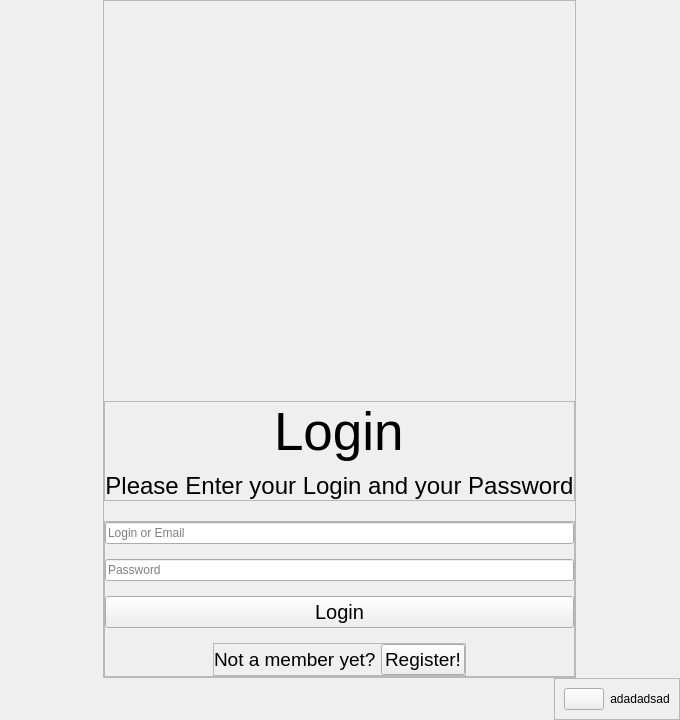
<?xml version="1.0" encoding="UTF-8"?>
<ui version="4.0">
 <class>MainWindow</class>
 <widget class="QMainWindow" name="MainWindow">
  <property name="geometry">
   <rect>
    <x>0</x>
    <y>0</y>
    <width>680</width>
    <height>708</height>
   </rect>
  </property>
  <property name="windowTitle">
   <string>MainWindow</string>
  </property>
  <widget class="QWidget" name="centralwidget">
   <layout class="QVBoxLayout" name="verticalLayout_4">
    <property name="spacing">
     <number>0</number>
    </property>
    <property name="leftMargin">
     <number>0</number>
    </property>
    <property name="topMargin">
     <number>0</number>
    </property>
    <property name="rightMargin">
     <number>0</number>
    </property>
    <property name="bottomMargin">
     <number>0</number>
    </property>
    <item alignment="Qt::AlignHCenter|Qt::AlignTop">
     <widget class="QFrame" name="container">
      <property name="frameShape">
       <enum>QFrame::StyledPanel</enum>
      </property>
      <property name="frameShadow">
       <enum>QFrame::Raised</enum>
      </property>
      <layout class="QVBoxLayout" name="verticalLayout_3">
       <property name="spacing">
        <number>20</number>
       </property>
       <property name="leftMargin">
        <number>0</number>
       </property>
       <property name="topMargin">
        <number>400</number>
       </property>
       <property name="rightMargin">
        <number>0</number>
       </property>
       <property name="bottomMargin">
        <number>0</number>
       </property>
       <item>
        <widget class="QFrame" name="texts">
         <property name="frameShape">
          <enum>QFrame::StyledPanel</enum>
         </property>
         <property name="frameShadow">
          <enum>QFrame::Raised</enum>
         </property>
         <layout class="QVBoxLayout" name="verticalLayout">
          <property name="spacing">
           <number>10</number>
          </property>
          <property name="leftMargin">
           <number>0</number>
          </property>
          <property name="topMargin">
           <number>0</number>
          </property>
          <property name="rightMargin">
           <number>0</number>
          </property>
          <property name="bottomMargin">
           <number>0</number>
          </property>
          <item alignment="Qt::AlignHCenter">
           <widget class="QLabel" name="title">
            <property name="font">
             <font>
              <pointsize>40</pointsize>
             </font>
            </property>
            <property name="text">
             <string>Login</string>
            </property>
           </widget>
          </item>
          <item alignment="Qt::AlignHCenter">
           <widget class="QLabel" name="label_1">
            <property name="font">
             <font>
              <pointsize>18</pointsize>
             </font>
            </property>
            <property name="layoutDirection">
             <enum>Qt::LeftToRight</enum>
            </property>
            <property name="text">
             <string>Please Enter your Login and your Password</string>
            </property>
            <property name="alignment">
             <set>Qt::AlignCenter</set>
            </property>
           </widget>
          </item>
         </layout>
        </widget>
       </item>
       <item>
        <widget class="QFrame" name="frame_3">
         <property name="frameShape">
          <enum>QFrame::StyledPanel</enum>
         </property>
         <property name="frameShadow">
          <enum>QFrame::Raised</enum>
         </property>
         <layout class="QVBoxLayout" name="verticalLayout_2">
          <property name="spacing">
           <number>15</number>
          </property>
          <property name="leftMargin">
           <number>0</number>
          </property>
          <property name="topMargin">
           <number>0</number>
          </property>
          <property name="rightMargin">
           <number>0</number>
          </property>
          <property name="bottomMargin">
           <number>0</number>
          </property>
          <item>
           <widget class="QLineEdit" name="login_edit">
            <property name="inputMask">
             <string/>
            </property>
            <property name="frame">
             <bool>true</bool>
            </property>
            <property name="placeholderText">
             <string>Login or Email</string>
            </property>
           </widget>
          </item>
          <item>
           <widget class="QLineEdit" name="password_edit">
            <property name="echoMode">
             <enum>QLineEdit::Password</enum>
            </property>
            <property name="placeholderText">
             <string>Password</string>
            </property>
           </widget>
          </item>
          <item>
           <widget class="QPushButton" name="login_button">
            <property name="font">
             <font>
              <pointsize>15</pointsize>
             </font>
            </property>
            <property name="text">
             <string>Login</string>
            </property>
           </widget>
          </item>
          <item alignment="Qt::AlignHCenter">
           <widget class="QFrame" name="frame_4">
            <property name="frameShape">
             <enum>QFrame::StyledPanel</enum>
            </property>
            <property name="frameShadow">
             <enum>QFrame::Raised</enum>
            </property>
            <layout class="QHBoxLayout" name="horizontalLayout">
             <property name="spacing">
              <number>5</number>
             </property>
             <property name="leftMargin">
              <number>0</number>
             </property>
             <property name="topMargin">
              <number>0</number>
             </property>
             <property name="rightMargin">
              <number>0</number>
             </property>
             <property name="bottomMargin">
              <number>0</number>
             </property>
             <item>
              <widget class="QLabel" name="label_2">
               <property name="font">
                <font>
                 <pointsize>14</pointsize>
                </font>
               </property>
               <property name="text">
                <string>Not a member yet?</string>
               </property>
              </widget>
             </item>
             <item>
              <widget class="QPushButton" name="registration_edit">
               <property name="font">
                <font>
                 <pointsize>14</pointsize>
                </font>
               </property>
               <property name="text">
                <string>Register!</string>
               </property>
              </widget>
             </item>
            </layout>
           </widget>
          </item>
         </layout>
        </widget>
       </item>
      </layout>
     </widget>
    </item>
    <item alignment="Qt::AlignRight|Qt::AlignBottom">
     <widget class="QFrame" name="error_container">
      <property name="frameShape">
       <enum>QFrame::StyledPanel</enum>
      </property>
      <property name="frameShadow">
       <enum>QFrame::Raised</enum>
      </property>
      <layout class="QHBoxLayout" name="horizontalLayout_2">
       <item alignment="Qt::AlignVCenter">
        <widget class="QPushButton" name="error">
         <property name="text">
          <string/>
         </property>
         <property name="icon">
          <iconset>
           <normaloff>../images/svg_icon/error.svg</normaloff>../images/svg_icon/error.svg</iconset>
         </property>
         <property name="iconSize">
          <size>
           <width>48</width>
           <height>48</height>
          </size>
         </property>
        </widget>
       </item>
       <item alignment="Qt::AlignVCenter">
        <widget class="QLabel" name="error_label">
         <property name="maximumSize">
          <size>
           <width>16777215</width>
           <height>16777215</height>
          </size>
         </property>
         <property name="text">
          <string>adadadsad</string>
         </property>
         <property name="alignment">
          <set>Qt::AlignCenter</set>
         </property>
        </widget>
       </item>
      </layout>
     </widget>
    </item>
   </layout>
  </widget>
 </widget>
 <resources/>
 <connections/>
</ui>
